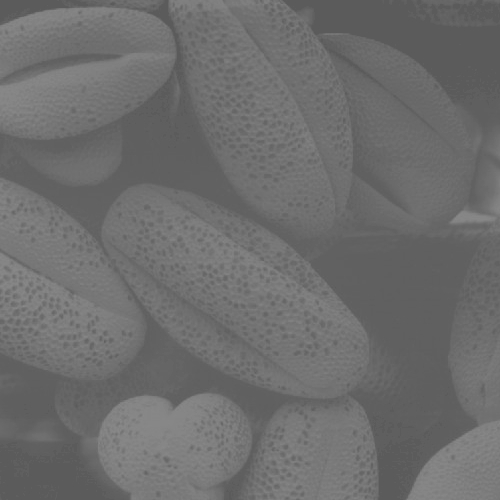
#> input picture HW6/data/Beans.png, 500 x 500 px
$ jupyter execute HistogramEqualization.ipynb
#> lines starting #> are read from the running program, lines starting #| are printed output that depends on the picture
# Histogram Equalization, Local Histogram Equalization and Local Enhancement

[cell 1]
import numpy as np
import matplotlib.pyplot as plt
from PIL import Image
import cv2

## get inputs

[cell 2]
# read input
image = Image.open('data/Beans.png').convert('LA')
#> image is the input picture: PIL image 500x500 LA; mean R, G, B, A 109.1, 109.1, 109.1, 255

[cell 3]
# convert inputs
image_arr = np.asarray(image)
image_arr = image_arr[:,:,0]

[cell 4]
# show input
plt.imshow(image_arr, cmap='gray', vmin=0, vmax=255)
plt.show()

## Histogram Equalization

[cell 5]
equ = cv2.equalizeHist(image_arr)
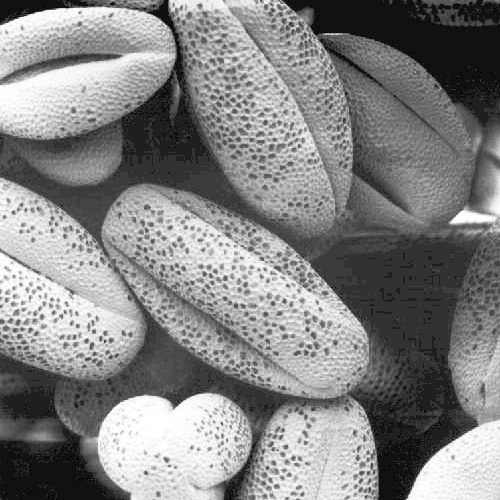
#> equ: shape (500, 500); min 0, max 255, mean 131.5

[cell 6]
plt.imshow(equ, cmap='gray', vmin=0, vmax=255)
plt.show()

[cell 7]
cv2.imwrite('result/HistEqRes.png',equ)
#> Out = True

## Local Histogram Equalization

[cell 8]
def local_histogram_equalization(image_arr, kernel):
#> called with kernel = (3, 3)
    x_len = len(image_arr)
#> x_len = 500
    y_len = len(image_arr[0])
#> y_len = 500
    result = np.zeros(image_arr.shape)
    for i in range(0, x_len, kernel[0]):
        for j in range(0, y_len, kernel[1]):
            x_end = int(min(i + kernel[0], x_len))
            y_end = int(min(j + kernel[1], y_len))
            image_part = image_arr[i: x_end, j: y_end]
            result[i: x_end, j: y_end] = cv2.equalizeHist(image_part)
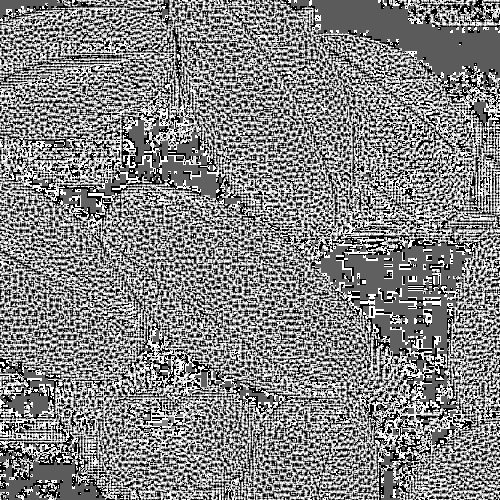
#> result: shape (500, 500) float64; min 0, max 255, mean 132.5
    return result

[cell 9]
local_equ = local_histogram_equalization(image_arr, (3,3))

[cell 10]
plt.imshow(local_equ, cmap='gray', vmin=0, vmax=255)
plt.show()

[cell 11]
cv2.imwrite('result/LocalHistEqRes.png',local_equ)
#> Out = True
